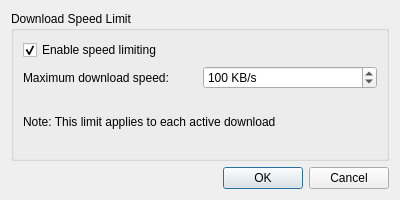
<?xml version="1.0" encoding="UTF-8"?>
<ui version="4.0">
 <class>SpeedLimiterDialog</class>
 <widget class="QDialog" name="SpeedLimiterDialog">
  <property name="geometry">
   <rect>
    <x>0</x>
    <y>0</y>
    <width>400</width>
    <height>200</height>
   </rect>
  </property>
  <property name="windowTitle">
   <string>Download Speed Limiter</string>
  </property>
  <layout class="QVBoxLayout" name="verticalLayout">
   <item>
    <widget class="QGroupBox" name="groupBox">
     <property name="title">
      <string>Download Speed Limit</string>
     </property>
     <layout class="QVBoxLayout" name="verticalLayout_2">
      <item>
       <widget class="QCheckBox" name="enableCheckBox">
        <property name="text">
         <string>Enable speed limiting</string>
        </property>
        <property name="checked">
         <bool>true</bool>
        </property>
       </widget>
      </item>
      <item>
       <layout class="QHBoxLayout" name="horizontalLayout">
        <item>
         <widget class="QLabel" name="label">
          <property name="text">
           <string>Maximum download speed:</string>
          </property>
         </widget>
        </item>
        <item>
         <widget class="QSpinBox" name="speedLimitSpinBox">
          <property name="enabled">
           <bool>true</bool>
          </property>
          <property name="minimum">
           <number>10</number>
          </property>
          <property name="maximum">
           <number>100000</number>
          </property>
          <property name="value">
           <number>100</number>
          </property>
          <property name="suffix">
           <string> KB/s</string>
          </property>
         </widget>
        </item>
       </layout>
      </item>
      <item>
       <widget class="QLabel" name="noteLabel">
        <property name="text">
         <string>Note: This limit applies to each active download</string>
        </property>
        <property name="wordWrap">
         <bool>true</bool>
        </property>
       </widget>
      </item>
     </layout>
    </widget>
   </item>
   <item>
    <widget class="QDialogButtonBox" name="buttonBox">
     <property name="orientation">
      <enum>Qt::Horizontal</enum>
     </property>
     <property name="standardButtons">
      <set>QDialogButtonBox::Cancel|QDialogButtonBox::Ok</set>
     </property>
    </widget>
   </item>
  </layout>
 </widget>
 <resources/>
 <connections>
  <connection>
   <sender>buttonBox</sender>
   <signal>accepted()</signal>
   <receiver>SpeedLimiterDialog</receiver>
   <slot>accept()</slot>
   <hints>
    <hint type="sourcelabel">
     <x>248</x>
     <y>254</y>
    </hint>
    <hint type="destinationlabel">
     <x>157</x>
     <y>274</y>
    </hint>
   </hints>
  </connection>
  <connection>
   <sender>buttonBox</sender>
   <signal>rejected()</signal>
   <receiver>SpeedLimiterDialog</receiver>
   <slot>reject()</slot>
   <hints>
    <hint type="sourcelabel">
     <x>316</x>
     <y>260</y>
    </hint>
    <hint type="destinationlabel">
     <x>286</x>
     <y>274</y>
    </hint>
   </hints>
  </connection>
  <connection>
   <sender>enableCheckBox</sender>
   <signal>toggled(bool)</signal>
   <receiver>speedLimitSpinBox</receiver>
   <slot>setEnabled(bool)</slot>
   <hints>
    <hint type="sourcelabel">
     <x>143</x>
     <y>65</y>
    </hint>
    <hint type="destinationlabel">
     <x>244</x>
     <y>101</y>
    </hint>
   </hints>
  </connection>
 </connections>
</ui>
